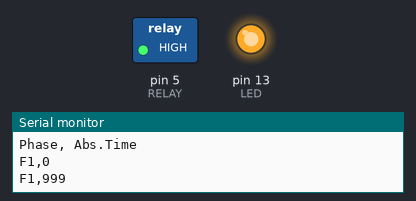
A sketch run on a simulated Arduino Uno, built with avr-gcc and run on an emulated ATmega328P. Shown: switched loads named in the sketch (green lamp = pin HIGH), output pins drawn as LEDs (lit = HIGH), the last lines printed to the serial monitor.

Above: at 1.5 s.
At 5.1 s:
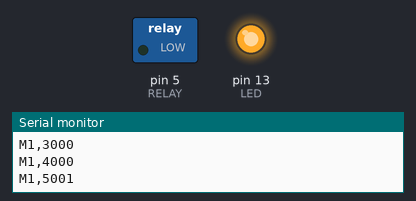
At 9.6 s:
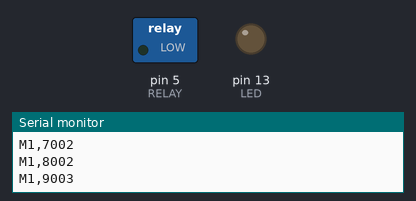
Timing chart, 0 to 13.0 s (numbered marks = the images above):
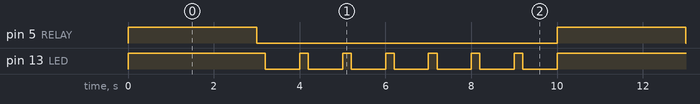

The sketch:

pump_relay_serial.ino
```cpp
#define RELAY 5 // first, we have to include libraries (if we have)
#define LED 13 // and define pins which are used for inputs/outputs

// normally closed relay: no power - device is active
const int FLUSH = 3;       // Relay is off, flushing pump is on
const int MEASUREMENT = 7; // Relay is on, flushing pump is off

int periodIndex = 1; // this is not constant as period will be incremented

void setup(){ // the setup loop is used for configurations, as the code runs just once.
   pinMode(RELAY, OUTPUT); // we have to define output devices (e.g. relay, LED, buzzer),
   pinMode(LED, OUTPUT);   // while inputs devices (i.e. sensors) are typically omitted
   Serial.begin(9600); // open serial com. Note, baud rate must be the same as in Serial Monitor
   Serial.println("Phase, Abs.Time"); // this line will serve as a header for data streaming
}

void loop(){
   digitalWrite(RELAY, HIGH); // set pin 3 ON to turn on the relay, so pumps start working again.

   for(int i = 0; i < FLUSH; i++){
         Serial.println((String)"F" + periodIndex + (",") + millis());
         digitalWrite(LED, HIGH);
         delay(1000);
      }

   digitalWrite(RELAY, LOW); // set pin 3 OFF to turn off the relay,
                              // so pumps stop working

   for(int i = 0; i < MEASUREMENT; i++){
         Serial.println( (String)"M" + periodIndex + (",") + millis());
         digitalWrite(LED, HIGH);
         delay(200);
         digitalWrite(LED, LOW);
         delay(800);
      }

    periodIndex++;
}
```

Measured:
- by itself, pin 5 (RELAY): alternates HIGH for 3.0 s and LOW for 7.0 s
- by itself, pin 13 (LED): repeats every 10.0 s: 6 × (LOW 0.80 s, HIGH 0.20 s), LOW 0.80 s, HIGH 3.2 s
- by itself, everything shown: repeats every 10.0 s, in 15 steps
